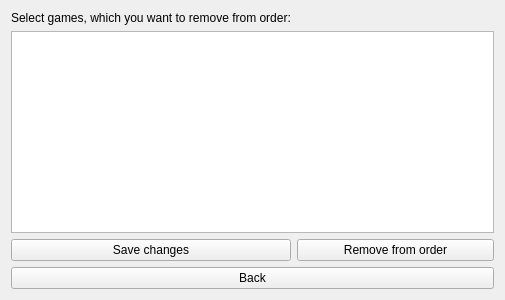
<?xml version="1.0" encoding="UTF-8"?>
<ui version="4.0">
 <class>Form</class>
 <widget class="QWidget" name="Form">
  <property name="geometry">
   <rect>
    <x>0</x>
    <y>0</y>
    <width>505</width>
    <height>300</height>
   </rect>
  </property>
  <property name="windowTitle">
   <string>Form</string>
  </property>
  <layout class="QGridLayout" name="gridLayout">
   <item row="3" column="0" colspan="2">
    <widget class="QPushButton" name="backButton">
     <property name="text">
      <string>Back</string>
     </property>
    </widget>
   </item>
   <item row="0" column="0">
    <widget class="QLabel" name="label">
     <property name="text">
      <string>Select games, which you want to remove from order:</string>
     </property>
    </widget>
   </item>
   <item row="1" column="0" colspan="2">
    <widget class="QListWidget" name="listWidget"/>
   </item>
   <item row="2" column="0">
    <widget class="QPushButton" name="saveButton">
     <property name="text">
      <string>Save changes</string>
     </property>
    </widget>
   </item>
   <item row="2" column="1">
    <widget class="QPushButton" name="removeButton">
     <property name="text">
      <string>Remove from order</string>
     </property>
    </widget>
   </item>
  </layout>
 </widget>
 <resources/>
 <connections/>
</ui>
